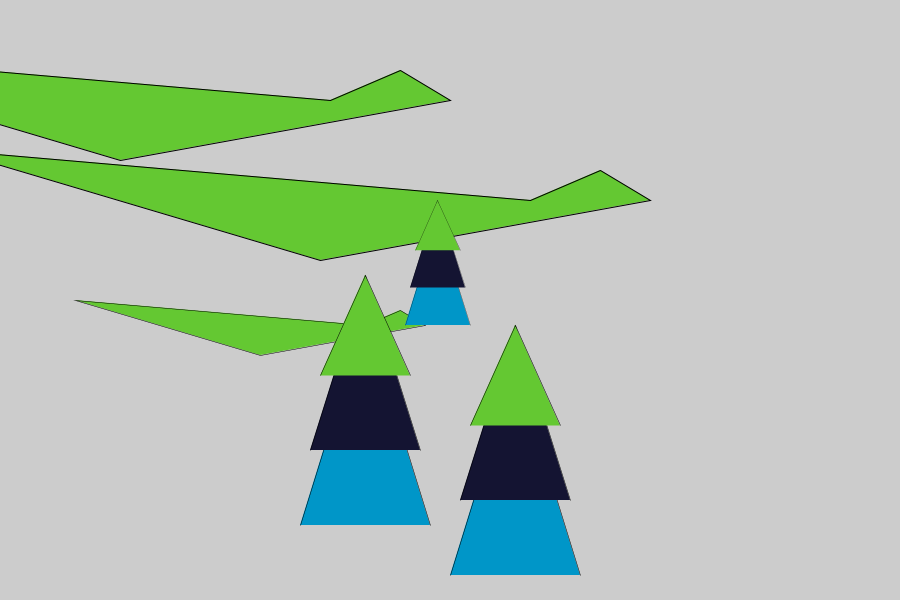
Frame 1 (no input)
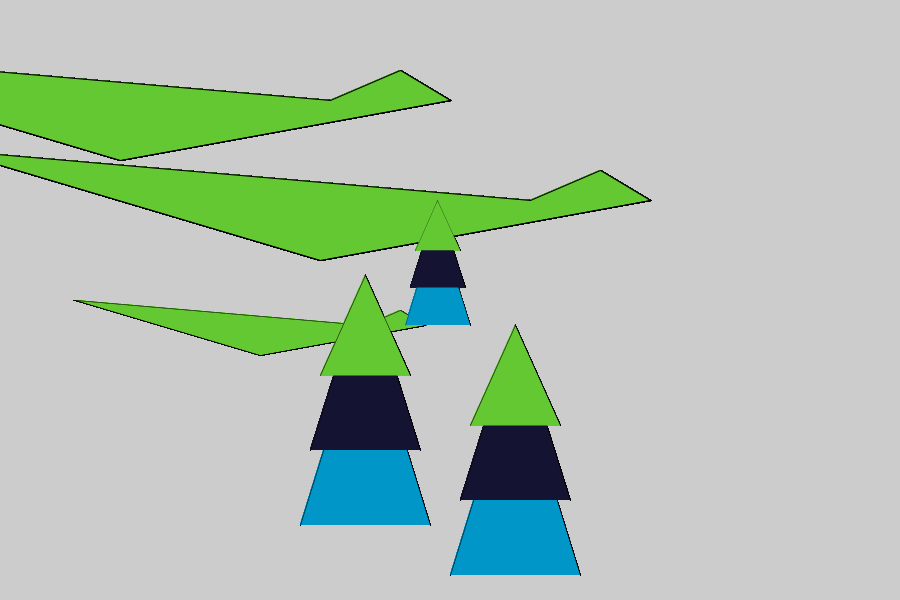
Frame 60 (the mouse pressed at the canvas centre just before this capture)
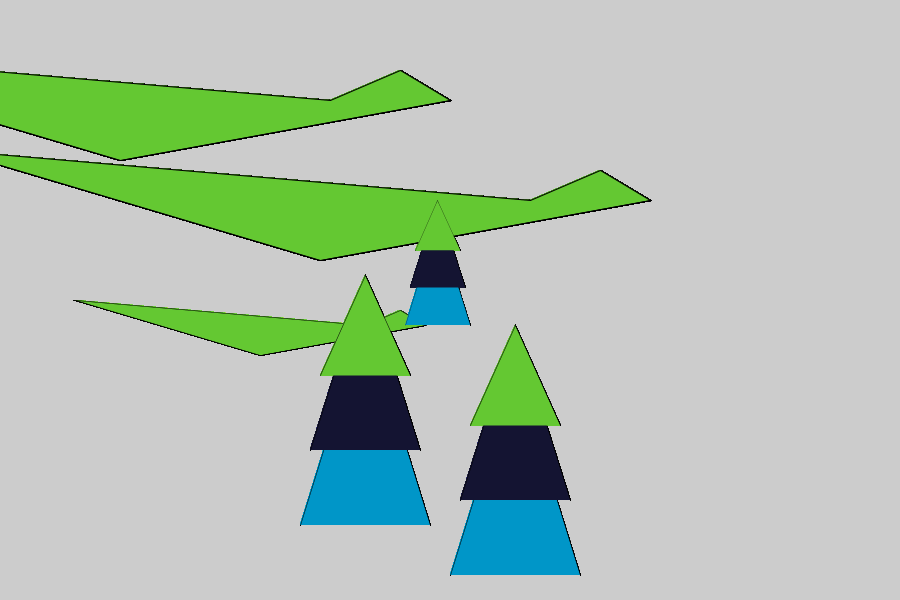
Frame 120 (the mouse held since frame 60 and released just before this capture)

The Processing sketch that drew these frames (run headless with seeded random() and noise(); from frame 60 on, the mouse is pressed at the canvas centre):

// Processing sketch: Partner_Functions_Sachin_Buluswar
// ── Partner_Functions_Sachin_Buluswar.pde
void setup () {
  size(900, 600);
}

void draw() {
  fill(100, 200, 100);
  shape();

  translate(200, 100);
  shape();

  scale(0.5);
  fill(0, 0, 0);
  translate(0, 350);
  shape();

  christmastree ();

  translate (-300, 0);
  christmastree ();

  scale (0.5);
  translate (920, 0);
  christmastree ();
}

void christmastree () {
  fill(0, 150, 200);
  translate(0, -100);
  push ();
  beginShape();
  vertex (500, 700);
  vertex (630, 280);
  vertex (760, 700);
  endShape ();
  pop();

  push ();
  fill(20, 20, 50);
  beginShape();
  vertex (520, 550);
  vertex (630, 200);
  vertex (740, 550);
  endShape ();
  pop();


  push ();
  fill(100, 200, 50);
  beginShape();
  vertex (540, 401);
  vertex (630, 200);
  vertex (720, 401);
  endShape ();
  pop();
}

void shape() {
  push();
  fill(100, 200, 50);
  translate(-500, -350);
  beginShape();
  vertex(620, 510);
  vertex(250, 400);
  vertex(830, 450);
  vertex(900, 420);
  vertex(950, 450);

  endShape(CLOSE);
  pop();
}
